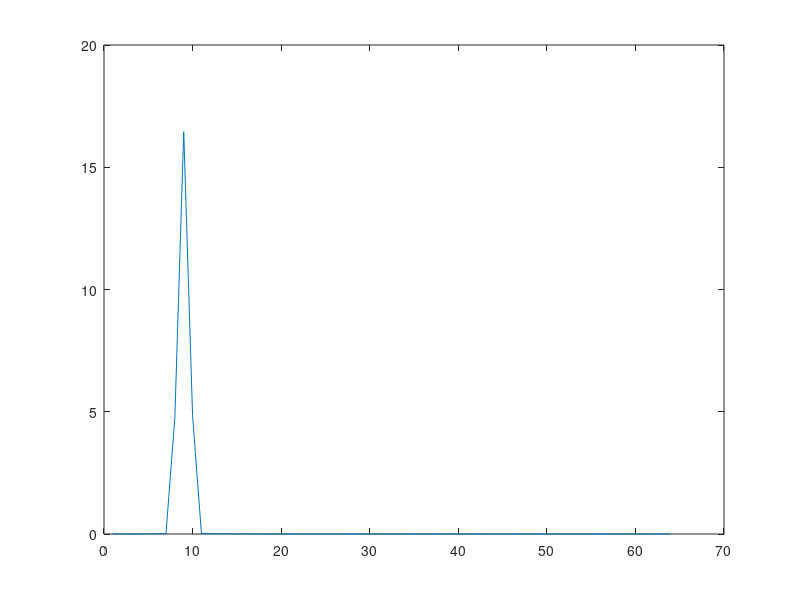

Write the MATLAB code that produced this figure.
f=fopen('win_re.txt','r'); m=fscanf(f,'%f %f',[2 inf]);size(m) 
c1=m(1,:).^2;
c2=m(2,:).^2;
a=c1+c2;
a(32)=0;
plot((a));
